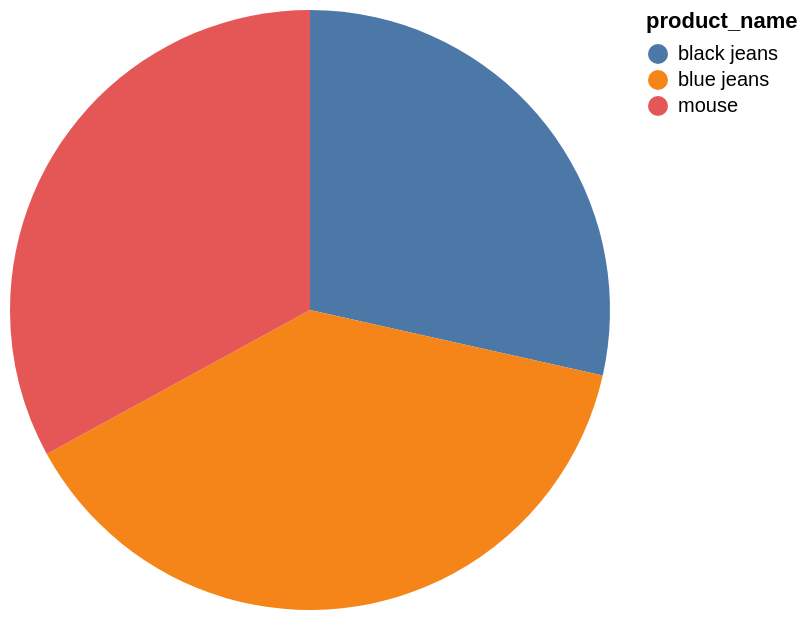

Vega-Lite specification for this chart:
### Vega-Lite specification from a JSON file in a GitHub repository (floating-point values rounded to 4 significant figures)
{"data": {"values": [{"x_data": "black jeans", "y_data": 695.2}, {"x_data": "blue jeans", "y_data": 939.6}, {"x_data": "mouse", "y_data": 803.7}]}, "mark": "arc", "encoding": {"theta": {"field": "y_data", "type": "quantitative", "title": "product_price"}, "color": {"field": "x_data", "type": "nominal", "title": "product_name"}}}
